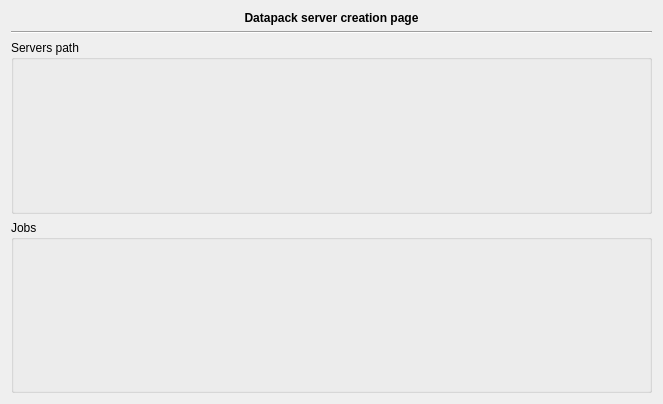
<?xml version="1.0" encoding="UTF-8"?>
<ui version="4.0">
 <class>DataPackPlugin::Internal::DataPackWidget</class>
 <widget class="QWidget" name="DataPackPlugin::Internal::DataPackWidget">
  <property name="geometry">
   <rect>
    <x>0</x>
    <y>0</y>
    <width>663</width>
    <height>404</height>
   </rect>
  </property>
  <property name="windowTitle">
   <string>Form</string>
  </property>
  <layout class="QGridLayout" name="gridLayout">
   <item row="0" column="0">
    <widget class="QLabel" name="label">
     <property name="sizePolicy">
      <sizepolicy hsizetype="Preferred" vsizetype="Fixed">
       <horstretch>0</horstretch>
       <verstretch>0</verstretch>
      </sizepolicy>
     </property>
     <property name="font">
      <font>
       <weight>75</weight>
       <bold>true</bold>
      </font>
     </property>
     <property name="text">
      <string>Datapack server creation page</string>
     </property>
     <property name="alignment">
      <set>Qt::AlignCenter</set>
     </property>
    </widget>
   </item>
   <item row="1" column="0">
    <widget class="Line" name="line">
     <property name="orientation">
      <enum>Qt::Horizontal</enum>
     </property>
    </widget>
   </item>
   <item row="2" column="0">
    <widget class="QGroupBox" name="serverPath">
     <property name="title">
      <string>Servers path</string>
     </property>
    </widget>
   </item>
   <item row="3" column="0">
    <widget class="QGroupBox" name="groupBox">
     <property name="title">
      <string>Jobs</string>
     </property>
    </widget>
   </item>
  </layout>
 </widget>
 <resources/>
 <connections/>
</ui>
